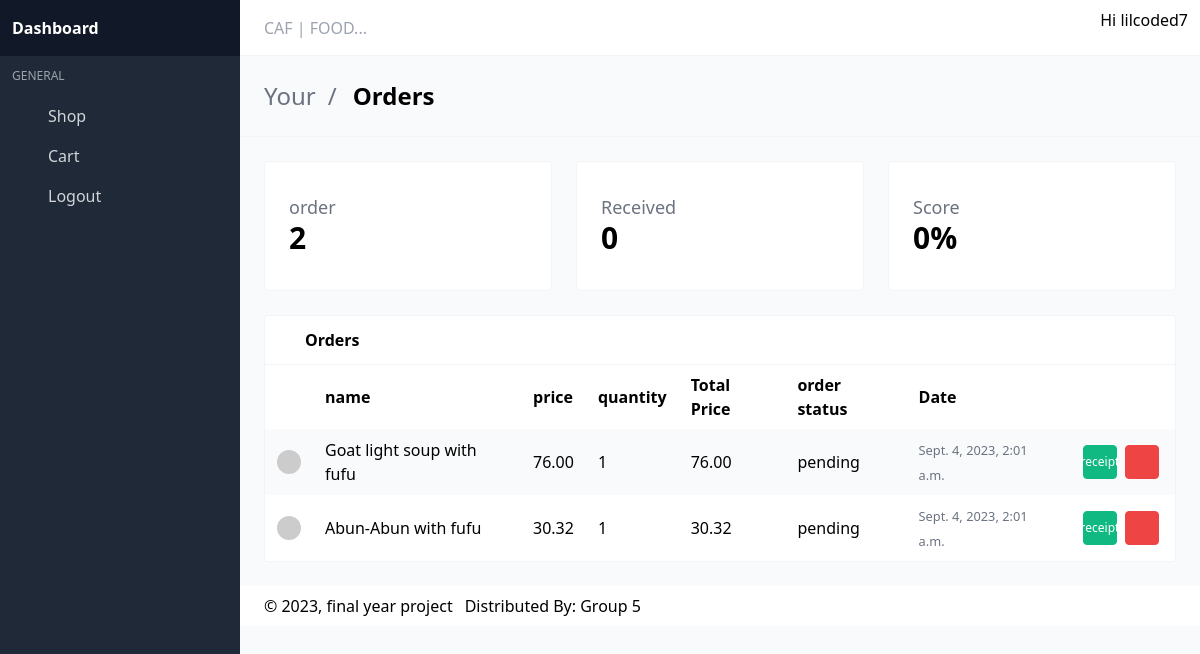
Before: /customer/dashboard/ (signed in) with the older database file.
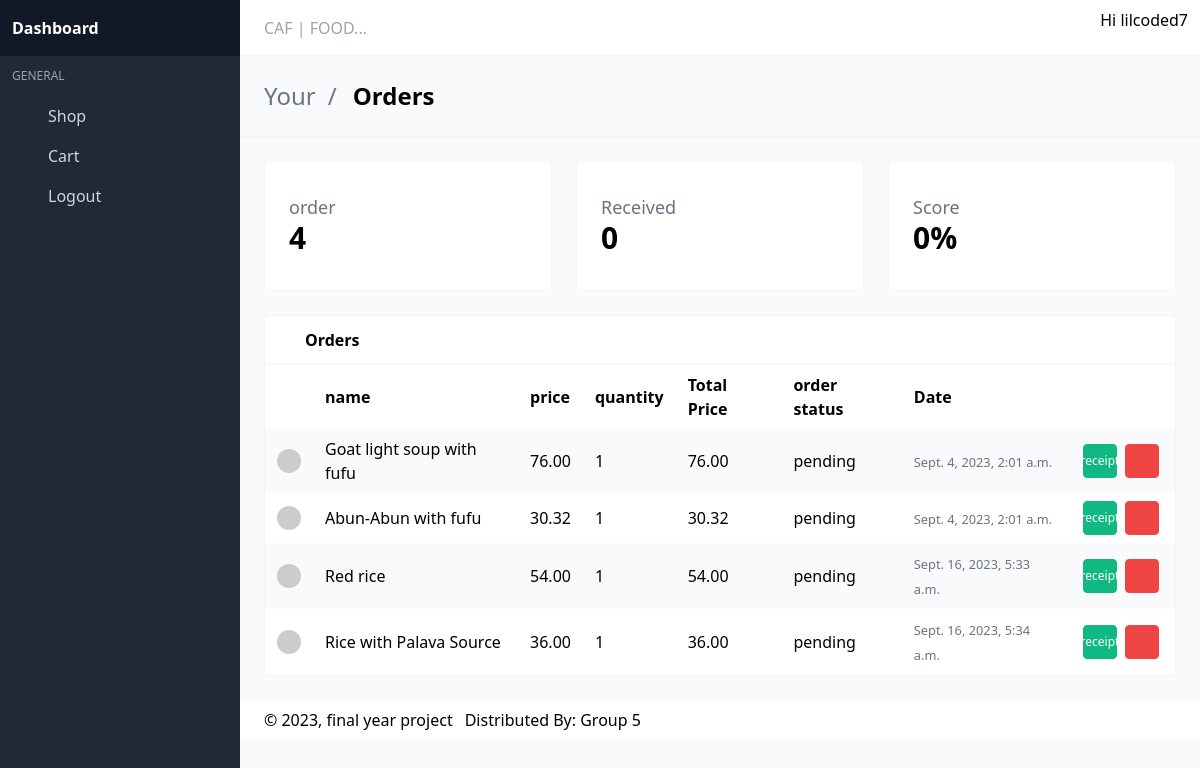
After: the same page with the newer database file.
### CAFFOOD/models/order_item.py (models this page shows, shortened)
class OrderItem(TimeBaseModel):
    food = models.ForeignKey(Food, on_delete=models.CASCADE)
    order    = models.ForeignKey(Order, on_delete=models.SET_NULL, blank=True, null=True)
    quantity = models.IntegerField(default=0, null=True, blank=True)
    @property
    def get_total(self):
        total = self.food.price * self.quantity
        return total

### CAFFOOD/models/food.py (models this page shows, shortened)
class Food(TimeBaseModel):
    name = models.CharField(max_length=100)
    price = models.DecimalField(max_digits=7, decimal_places=2, null=True, blank=True)
    was_price = models.DecimalField(max_digits=7, decimal_places=2, null=True, blank=True)
    charges = models.DecimalField(max_digits=7, decimal_places=2, null=True, blank=True, default=0)
    image = models.ImageField(null=True, blank=True)
    days = models.ForeignKey(WorkingDays, on_delete=models.CASCADE, null=True, blank=True)
    description = models.CharField(max_length=200, null=True, blank=True)
    time = models.CharField(max_length=200, null=True, blank=True)
    category = models.ForeignKey(Category, on_delete=models.CASCADE, null=True, blank=True)
    menu = models.ForeignKey(Menu, on_delete=models.CASCADE, null=True, blank=True)

### CAFFOOD/models/order.py (models this page shows, shortened)
class Order(TimeBaseModel):
    customer = models.ForeignKey(Customer, on_delete=models.CASCADE)
    received = models.BooleanField(default=False)
    complete = models.BooleanField(default=False)
    item_status = models.CharField(max_length=100, null=True, blank=True, default='not paid')
    order_status = models.CharField(max_length=100, null=True, blank=True, default='pending')
    order_price = models.DecimalField(max_digits=7, decimal_places=2, null=True, blank=True, default=0)
    qr_code = models.ImageField(blank=True, null=True)

### CAFFOOD/views.py (the view)
# urls.py: path('customer/dashboard/', views.dashboard, name='dashboard'),
@login_required
def dashboard(request):
    user = request.user
    if not check_user_status(user.email):
        orders = Food.objects.filter(orderitem__order__complete=True, orderitem__order__customer__user=user).count()
        order_food = OrderItem.objects.filter(order__complete=True, order__customer__user=user)
        order_status = Order.objects.filter(customer__user=user, received=True).count()
    else:
        return redirect('admin-dashboard')
    context = {'orders':orders, 'order_food':order_food, 'order_status':order_status}
    return render(request, 'dashboard.html', context)

### account/utils.py (called while the page is built)
def check_user_status(email) -> bool:
    if User.objects.filter(email=email, is_admin=True):
        return True
    else:
        return False

### templates/dashboard.html (shortened to what the changed rows need)
{% load static %}
<!DOCTYPE html>
<html lang="en" class="">
<head>
  <link rel="stylesheet" href="{% static 'dash/css/main.css' %}?v=1628755089081">
</head>
<body>
<section class="section main-section">
    <div class="grid gap-6 grid-cols-1 md:grid-cols-3 mb-6">
      <div class="card">
        <div class="card-content">
          <div class="flex items-center justify-between">
            <div class="widget-label">
              <h3>
                order
              </h3>
              <h1>
                {{orders}}
              </h1>
            </div>
          </div>
        </div>
      </div>
      <div class="card">
        <div class="card-content">
          <div class="flex items-center justify-between">
            <div class="widget-label">
              <h1>
                {{order_status}}
              </h1>
            </div>
          </div>
        </div>
      </div>
      <div class="card">
        <div class="card-content">
          <div class="flex items-center justify-between">
            <div class="widget-label">
              <h1>
                {{order_status}}%
              </h1>
            </div>
          </div>
        </div>
      </div>
    </div>
    <div class="card has-table">
      <div class="card-content">
        <table>
          <thead>
          <tr>
            <th></th>
            <th>name</th>
            <th>price</th>
            <th>quantity</th>
            <th>Total Price</th>
            <th>order status</th>
            <th>Date</th>
            <th></th>
          </tr>
          </thead>
          <tbody>
          {% for item in order_food %}
          <tr>
            <td class="image-cell">
              <div class="image">
                <img src="https://avatars.dicebear.com/v2/initials/ryley-wuckert.svg" class="rounded-full">
              </div>
            </td>
            <td data-label="Name">{{item.food.name}}</td>
            <td data-label="Company">{{item.food.price}}</td>
            <td data-label="Company">{{item.quantity}}</td>
            <td data-label="City">{{item.get_total}}</td>
            <td data-label="Company">{{item.order.order_status}}</td>
            <td data-label="Created">
              <small class="text-gray-500" title="Jun 28, 2021">{{item.created}}</small>
            </td>
            <td class="actions-cell">
              <div class="buttons right nowrap">
                <button class="button small green --jb-modal"  data-target="sample-modal-2" type="button">
                  <span class="icon"> <a href="{% url 'receipt' item.order.pk %}" style="padding: 5px;">receipt</a></span>
                </button>
                <button class="button small red --jb-modal" data-target="sample-modal" type="button">
                  <span class="icon"><a href="##" style="padding: 5px;"></a></span>
                </button>
              </div>
            </td>
          </tr>
          {% endfor %}
          </tbody>
        </table>
      </div>
    </div>
  </section>
<link rel="stylesheet" href="{% static 'dash/https://cdn.materialdesignicons.com/4.9.95/css/materialdesignicons.min.css' %}">
</body>
</html>

Changed rows visible on the page:
added OrderItem: food.name "Red rice", food.price "54.00", quantity "1", get_total "54.00", order.order_status "pending", created "Sept. 16, 2023, 5:33 a.m."
added OrderItem: food.name "Rice with Palava Source", food.price "36.00", quantity "1", get_total "36.00", order.order_status "pending", created "Sept. 16, 2023, 5:34 a.m."
Other visible differences:
{{ orders }}: "2" → "4"
